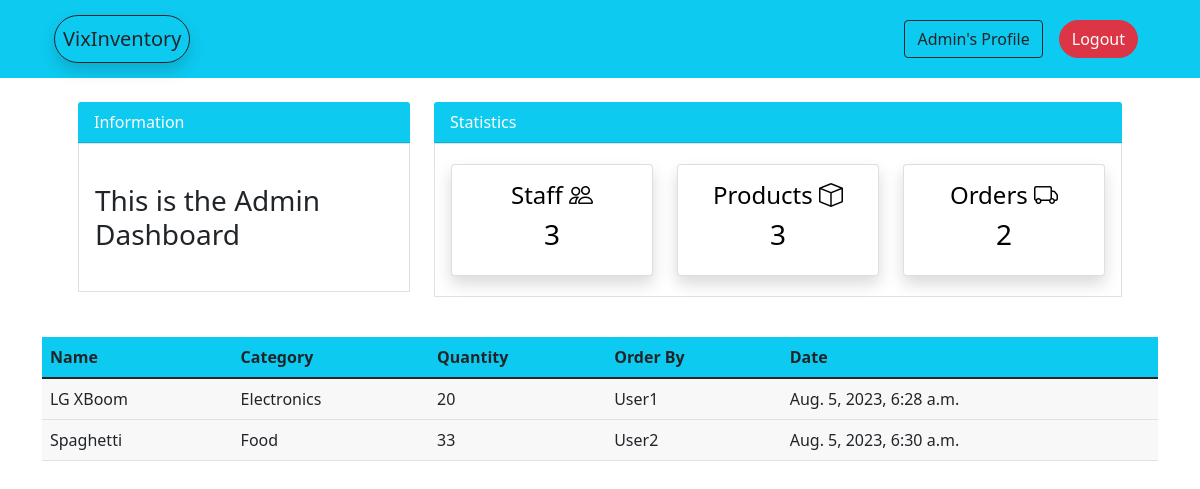
/order/ (signed in), run on the app's committed database.
### dashboard/models.py (models this page shows, shortened)
class Order(models.Model):
    product = models.ForeignKey(Product,  on_delete=models.CASCADE, null = True) # This creates a relationship between the order model and the Product model using a Foreign Key
    staff = models.ForeignKey(User, on_delete=models.CASCADE, null=True) #the model 'User' is the same defined in the admin panel already created for us
    order_quantity = models.PositiveIntegerField(null = True) # this means that the number of orders will always be positive
    date = models.DateTimeField(auto_now_add=True)
    class Meta:
        verbose_name_plural = 'Order'

class Product(models.Model):
    name = models.CharField(max_length=100, null=True)
    category = models.CharField(max_length=20, choices = CATEGORY, null=True)
    quantity = models.PositiveIntegerField(null=True)
    class Meta:
        verbose_name_plural = 'Product'
    def __str__(self):
        return f'{self.name}'

### dashboard/views.py (the view)
# urls.py: path('order/', views.orders, name = 'dashboard-orders'),
@login_required
def orders(request):
    workers = User.objects.all()
    workers_count = workers.count()
    items = Product.objects.all()
    items_count = items.count()
    order = Order.objects.all()
    order_count = order.count()
    context = {
        'order': order,
        'items_count':items_count,
        'workers_count':workers_count,
        'order_count': order_count,
    }
    return render(request, 'dashboard/orders.html', context )

### templates/dashboard/orders.html (shortened to what this page needs)
{% extends 'partials/base.html' %}
{% block content %}
    <div class="container">
        {% include 'partials/topnav.html' %}
        <div class="row ">
            <div class="col mt-3 p-0">
                <table class="table dark-color">
                    <thead class="bg-info">
                        <tr>
                            <th scope="col">Name</th>
                            <th scope="col">Category</th>
                            <th scope="col">Quantity</th>
                            <th scope="col">Order By</th>
                            <th scope="col">Date</th>
                        </tr>
                    </thead>
                    <tbody>
                        {% for purchase in order %}
                        <tr>
                            <td>{{purchase.product}}</td>
                            <td>{{purchase.product.category}}</td>
                            <td>{{purchase.order_quantity}}</td>
                            <td>
                                {{purchase.staff}}
                            </td>
                            <td>{{purchase.date}}</td>
                        </tr>
                        {% endfor %}
                    </tbody>
                  </table>
            </div>
        </div>
    </div>
{% endblock %}

### templates/partials/base.html (shortened to what this page needs)
{% load static %}
<!doctype html>
<html lang="en">
  <head>
    <link rel="stylesheet" href="{% static 'style.css' %}">
    <link href="https://cdn.jsdelivr.net/npm/bootstrap@5.2.3/dist/css/bootstrap.min.css" rel="stylesheet">
  </head>
  <body>
    {% include 'partials/nav.html' %}
    {% block content %}
    {% endblock %}
  </body>
</html>

### templates/partials/nav.html (shortened to what this page needs)
<nav class="navbar navbar-expand-lg navbar-light bg-info sticky-top">
    <div class="container py-1">
        <a class="navbar-brand text-dark border border-dark p-2 rounded-pill shadow"  href="{% url 'dashboard-index' %}">
            VixInventory
        </a>
        <div class="collapse navbar-collapse" id="navbarSupportedContent">
        {% if user.is_authenticated %}
                <ul class="navbar-nav ms-auto mb-2 mb-lg-0 align-items-center">
                    <li class="nav-item">
                        <a class="nav-link active text-dark fw-bold" aria-current="page" href="{% url 'user-profile' %}"><button class="btn btn-outline-dark rounded">{{user.username}}'s Profile</button></a>
                    </li>
                    <li class="nav-item">
                        <a class="nav-link text-white " href="{% url 'user-logout' %}"><button class="btn btn-danger rounded-pill">Logout</button></a>
                    </li>
                </ul>
        {% endif %}
        </div>
    </div>
</nav>

### templates/partials/topnav.html (shortened to what this page needs)
<!doctype html>
<html lang="en">
<head>
    <link href="https://cdn.jsdelivr.net/npm/bootstrap@5.1.3/dist/css/bootstrap.min.css" rel="stylesheet">
    <link rel="stylesheet" href="https://cdn.jsdelivr.net/npm/bootstrap-icons@1.10.2/font/bootstrap-icons.css">
</head>
<body>
<div class="container">
    <div class="row mt-4 ">
        <div class="col-lg-4 bg-white mb-4">
            <div class="card-header bg-info text-white">
                Information
            </div>
            <div class="card-body border border-black">
                <marquee behavior="" direction="">
                    <h3 class="my-4">
                        This is the Admin Dashboard
                    </h3>
                </marquee>
            </div>
        </div>
        <div class="col-lg-8 bg-white mb-4">
            <div class="card-header bg-info text-white">
                Statistics
            </div>
            <div class="card-body border border-black">
             <div class="row">
                <div class="col-lg-4">
                    <a class="text-decoration-none text-black" href="{% url 'dashboard-staff' %}">
                        <div id="myCard" class="card text-center p-3 my-1 myCard shadow">
                            <h4>
                                Staff <i class="bi bi-people"></i>
                            </h4>
                            <h3>
                                {{workers_count}}
                            </h3>
                        </div>
                    </a>
                </div>
                <div class="col-lg-4">
                    <a class="text-decoration-none text-black" href="{% url 'dashboard-products' %}">
                        <div id="myCard" class="card text-center p-3 my-1 myCard shadow">
                            <h4>
                                Products <i class="bi bi-box"></i>
                            </h4>
                            <h3>
                                {{items_count}}
                            </h3>
                        </div>
                    </a>
                </div>
                <div class="col-lg-4">
                    <a class="text-decoration-none text-black" href="{% url 'dashboard-orders' %}">
                        <div id="myCard" class="card text-center p-3 my-1 myCard shadow">
                            <h4>
                                Orders <i class="bi bi-truck"></i>
                            </h4>
                            <h3>
                                {{order_count}}
                            </h3>
                        </div>
                    </a>
                </div>
             </div>
            </div>
        </div>
    </div>
</div>
</body>
</html>

### static/style.css (style rules this page uses)
.dark-color { background-color: #F8F8F8; }

### data on the page
Order: product "LG XBoom", product.category "Electronics", order_quantity "20", staff "User1", date "Aug. 5, 2023, 6:28 a.m."
Order: product "Spaghetti", product.category "Food", order_quantity "33", staff "User2", date "Aug. 5, 2023, 6:30 a.m."

### other printed values
{{ user.username }} "Admin"
{{ workers_count }} "3"
{{ items_count }} "3"
{{ order_count }} "2"
